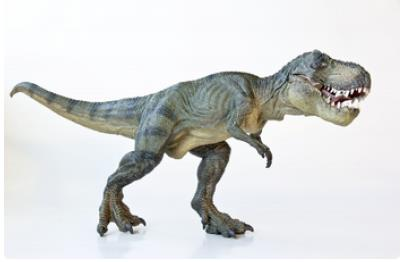
#> input picture opencv/resources/rex.jpg, 402 x 262 px
$ python 6_3_translation.py --image resources/rex.jpg
#> lines starting #> are read from the running program, lines starting #| are printed output that depends on the picture
import argparse
import numpy as np
import cv2

import imutils

ap = argparse.ArgumentParser()
ap.add_argument("-i", "--image", required = True,
        help = "path to the image")

args = vars(ap.parse_args())

image = cv2.imread(args["image"])
#> image is the input picture: shape (262, 402, 3); mean B, G, R 216.9, 217.3, 216

shifted = imutils.translate(image, 0, 100)
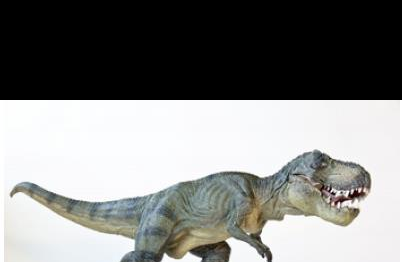
#> shifted: shape (262, 402, 3); mean B, G, R 130.4, 131.9, 131.3
cv2.imshow("shifted", shifted);
cv2.waitKey(0)
